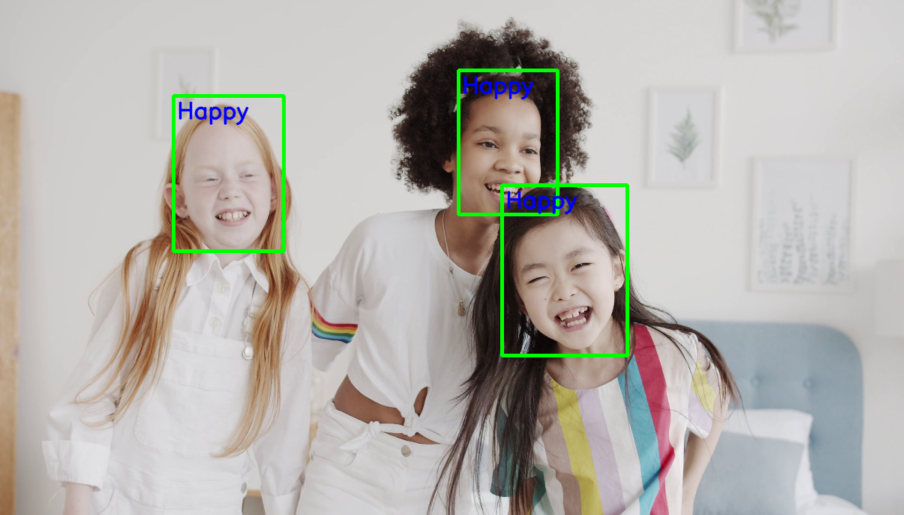
#> input picture Emotion_detection_with_CNN/emoition_detection.png, 1807 x 1029 px, given in place of the camera (shown at 1/2 size)
$ jupyter execute --allow-errors prediction.ipynb
#> lines starting #> are read from the running program, lines starting #| are printed output that depends on the picture; after the words box and inside, x2 and y2 are one past the last pixel; in counts of white or black regions, pixels touching at a corner belong together
[cell 1]
from joblib import load
import cv2
import numpy as np

[cell 2]
emotion_dict = {0: "Angry", 1: "Disgusted", 2: "Fearful", 3: "Happy", 4: "Neutral", 5: "Sad", 6: "Surprised"}
#> (the rest of this cell did not finish here and is left out)

[cell 3]
##### prediction

# Load the image
image_path = 'cropped_face.jpg'
image = cv2.imread(image_path)

# Preprocess the image
#> (the rest of this cell did not finish here and is left out)

[cell 4]
#### prendre une photo

# Charger le classifieur de visage pré-entrainé
face_cascade = cv2.CascadeClassifier(cv2.data.haarcascades + 'haarcascade_frontalface_default.xml')

# Ouvrir la caméra
cap = cv2.VideoCapture(0)

while True:
    # Lire une image depuis la caméra
    ret, frame = cap.read()
#> frame is the input picture: shape (1029, 1807, 3); mean B, G, R 172.9, 178.4, 181.5

    # Convertir l'image en niveaux de gris (facilite la détection de visages)
    gray = cv2.cvtColor(frame, cv2.COLOR_BGR2GRAY)
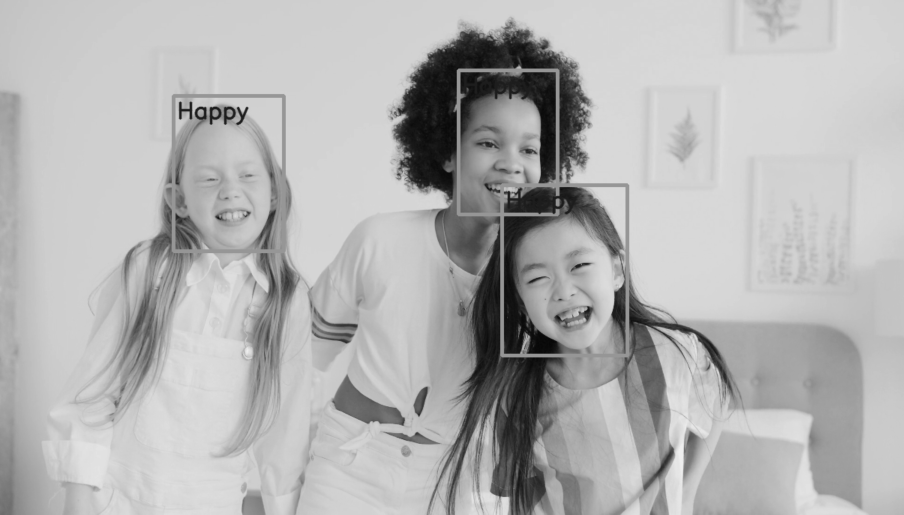
#> gray: shape (1029, 1807) (shown at 1/2 size); min 5, max 239, mean 178.6

    # Détecter les visages dans l'image
    faces = face_cascade.detectMultiScale(gray, scaleFactor=1.1, minNeighbors=5, minSize=(30, 30))
#> faces = [[917, 215, 195, 195], [353, 270, 217, 217], [1003, 447, 239, 239]]

    # Dessiner des rectangles autour des visages détectés
    for (x, y, w, h) in faces:
        cv2.rectangle(frame, (x, y), (x+w, y+h), (0, 255, 0), 2)
#> this loop made 3 passes
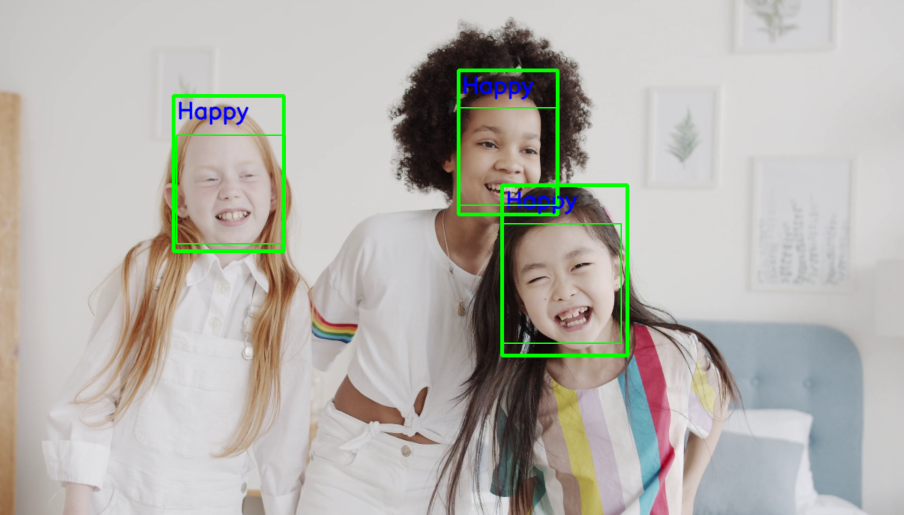
#> frame: shape (1029, 1807, 3) (shown at 1/2 size); 0.3% of pixels changed, all inside (x1, y1, x2, y2) = (352, 214, 1244, 688)

    # Afficher l'image avec les visages détectés
    cv2.imshow('Face Detection', frame)

    # Capturer une image lorsque la touche 's' est pressée
    if cv2.waitKey(1) & 0xFF == ord('s'):
#> (key Esc is pressed here)
        cv2.imwrite('face_image.png', frame)
        break


# Libérer la caméra et détruire toutes les fenêtres OpenCV
cap.release()
cv2.destroyAllWindows()
